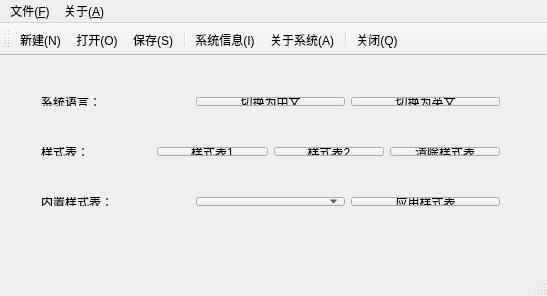
<?xml version="1.0" encoding="UTF-8"?>
<ui version="4.0">
 <class>MainWindow</class>
 <widget class="QMainWindow" name="MainWindow">
  <property name="geometry">
   <rect>
    <x>0</x>
    <y>0</y>
    <width>547</width>
    <height>296</height>
   </rect>
  </property>
  <property name="windowTitle">
   <string>多语言样式界面</string>
  </property>
  <property name="windowIcon">
   <iconset resource="sysicon.qrc">
    <normaloff>:/Icon/SysIcon/MSN.ICO</normaloff>:/Icon/SysIcon/MSN.ICO</iconset>
  </property>
  <widget class="QWidget" name="centralWidget">
   <widget class="QWidget" name="horizontalLayoutWidget">
    <property name="geometry">
     <rect>
      <x>30</x>
      <y>30</y>
      <width>481</width>
      <height>31</height>
     </rect>
    </property>
    <layout class="QHBoxLayout" name="horizontalLayout">
     <item>
      <widget class="QLabel" name="labLanguage">
       <property name="layoutDirection">
        <enum>Qt::LeftToRight</enum>
       </property>
       <property name="text">
        <string>系统语言：</string>
       </property>
       <property name="wordWrap">
        <bool>false</bool>
       </property>
      </widget>
     </item>
     <item>
      <widget class="QPushButton" name="btnCN">
       <property name="text">
        <string>切换为中文</string>
       </property>
      </widget>
     </item>
     <item>
      <widget class="QPushButton" name="btnEN">
       <property name="text">
        <string>切换为英文</string>
       </property>
      </widget>
     </item>
    </layout>
   </widget>
   <widget class="QWidget" name="horizontalLayoutWidget_2">
    <property name="geometry">
     <rect>
      <x>30</x>
      <y>80</y>
      <width>481</width>
      <height>31</height>
     </rect>
    </property>
    <layout class="QHBoxLayout" name="horizontalLayout_2">
     <item>
      <widget class="QLabel" name="labStypeSheet">
       <property name="text">
        <string>样式表：</string>
       </property>
      </widget>
     </item>
     <item>
      <widget class="QPushButton" name="btnCSS1">
       <property name="text">
        <string>样式表1</string>
       </property>
      </widget>
     </item>
     <item>
      <widget class="QPushButton" name="btnCSS2">
       <property name="text">
        <string>样式表2</string>
       </property>
      </widget>
     </item>
     <item>
      <widget class="QPushButton" name="btnClearCSS">
       <property name="text">
        <string>清除样式表</string>
       </property>
      </widget>
     </item>
    </layout>
   </widget>
   <widget class="QWidget" name="horizontalLayoutWidget_3">
    <property name="geometry">
     <rect>
      <x>30</x>
      <y>130</y>
      <width>481</width>
      <height>31</height>
     </rect>
    </property>
    <layout class="QHBoxLayout" name="horizontalLayout_3">
     <item>
      <widget class="QLabel" name="labSysCSS">
       <property name="text">
        <string>内置样式表：</string>
       </property>
      </widget>
     </item>
     <item>
      <widget class="QComboBox" name="cbSysCSS"/>
     </item>
     <item>
      <widget class="QPushButton" name="btnSysCSS">
       <property name="text">
        <string>应用样式表</string>
       </property>
      </widget>
     </item>
    </layout>
   </widget>
  </widget>
  <widget class="QMenuBar" name="menuBar">
   <property name="geometry">
    <rect>
     <x>0</x>
     <y>0</y>
     <width>547</width>
     <height>23</height>
    </rect>
   </property>
   <widget class="QMenu" name="menu_F">
    <property name="title">
     <string>文件(&amp;F)</string>
    </property>
    <addaction name="actionNew"/>
    <addaction name="actionOpen"/>
    <addaction name="actionSave"/>
    <addaction name="separator"/>
    <addaction name="actionClose"/>
   </widget>
   <widget class="QMenu" name="menu_A">
    <property name="title">
     <string>关于(&amp;A)</string>
    </property>
    <addaction name="actionSysInfo"/>
    <addaction name="separator"/>
    <addaction name="actionAbout"/>
   </widget>
   <addaction name="menu_F"/>
   <addaction name="menu_A"/>
  </widget>
  <widget class="QToolBar" name="mainToolBar">
   <attribute name="toolBarArea">
    <enum>TopToolBarArea</enum>
   </attribute>
   <attribute name="toolBarBreak">
    <bool>false</bool>
   </attribute>
   <addaction name="actionNew"/>
   <addaction name="actionOpen"/>
   <addaction name="actionSave"/>
   <addaction name="separator"/>
   <addaction name="actionSysInfo"/>
   <addaction name="actionAbout"/>
   <addaction name="separator"/>
   <addaction name="actionClose"/>
  </widget>
  <widget class="QStatusBar" name="statusBar"/>
  <action name="actionNew">
   <property name="icon">
    <iconset resource="sysicon.qrc">
     <normaloff>:/Icon/SysIcon/DISTLSTL.ICO</normaloff>:/Icon/SysIcon/DISTLSTL.ICO</iconset>
   </property>
   <property name="text">
    <string>新建(&amp;N)...</string>
   </property>
   <property name="toolTip">
    <string>新建文件</string>
   </property>
   <property name="shortcut">
    <string>Ctrl+N</string>
   </property>
  </action>
  <action name="actionOpen">
   <property name="icon">
    <iconset resource="sysicon.qrc">
     <normaloff>:/Icon/SysIcon/MYSL.ICO</normaloff>:/Icon/SysIcon/MYSL.ICO</iconset>
   </property>
   <property name="text">
    <string>打开(&amp;O)...</string>
   </property>
   <property name="toolTip">
    <string>打开文件</string>
   </property>
   <property name="shortcut">
    <string>Ctrl+O</string>
   </property>
  </action>
  <action name="actionSave">
   <property name="icon">
    <iconset resource="sysicon.qrc">
     <normaloff>:/Icon/SysIcon/IPML.ICO</normaloff>:/Icon/SysIcon/IPML.ICO</iconset>
   </property>
   <property name="text">
    <string>保存(&amp;S)</string>
   </property>
   <property name="toolTip">
    <string>保存文件</string>
   </property>
   <property name="shortcut">
    <string>Ctrl+S</string>
   </property>
  </action>
  <action name="actionClose">
   <property name="icon">
    <iconset resource="sysicon.qrc">
     <normaloff>:/Icon/SysIcon/OOFL.ICO</normaloff>:/Icon/SysIcon/OOFL.ICO</iconset>
   </property>
   <property name="text">
    <string>关闭(&amp;Q)</string>
   </property>
   <property name="toolTip">
    <string>关闭系统</string>
   </property>
   <property name="shortcut">
    <string>Ctrl+Q</string>
   </property>
  </action>
  <action name="actionSysInfo">
   <property name="icon">
    <iconset resource="sysicon.qrc">
     <normaloff>:/Icon/SysIcon/POSTL.ICO</normaloff>:/Icon/SysIcon/POSTL.ICO</iconset>
   </property>
   <property name="text">
    <string>系统信息(&amp;I)...</string>
   </property>
   <property name="toolTip">
    <string>系统信息</string>
   </property>
   <property name="shortcut">
    <string>Ctrl+I</string>
   </property>
  </action>
  <action name="actionAbout">
   <property name="icon">
    <iconset resource="sysicon.qrc">
     <normaloff>:/Icon/SysIcon/POSTITL.ICO</normaloff>:/Icon/SysIcon/POSTITL.ICO</iconset>
   </property>
   <property name="text">
    <string>关于系统(&amp;A)...</string>
   </property>
   <property name="toolTip">
    <string>关于系统</string>
   </property>
   <property name="shortcut">
    <string>Ctrl+A</string>
   </property>
  </action>
 </widget>
 <layoutdefault spacing="6" margin="11"/>
 <resources>
  <include location="sysicon.qrc"/>
 </resources>
 <connections/>
</ui>
